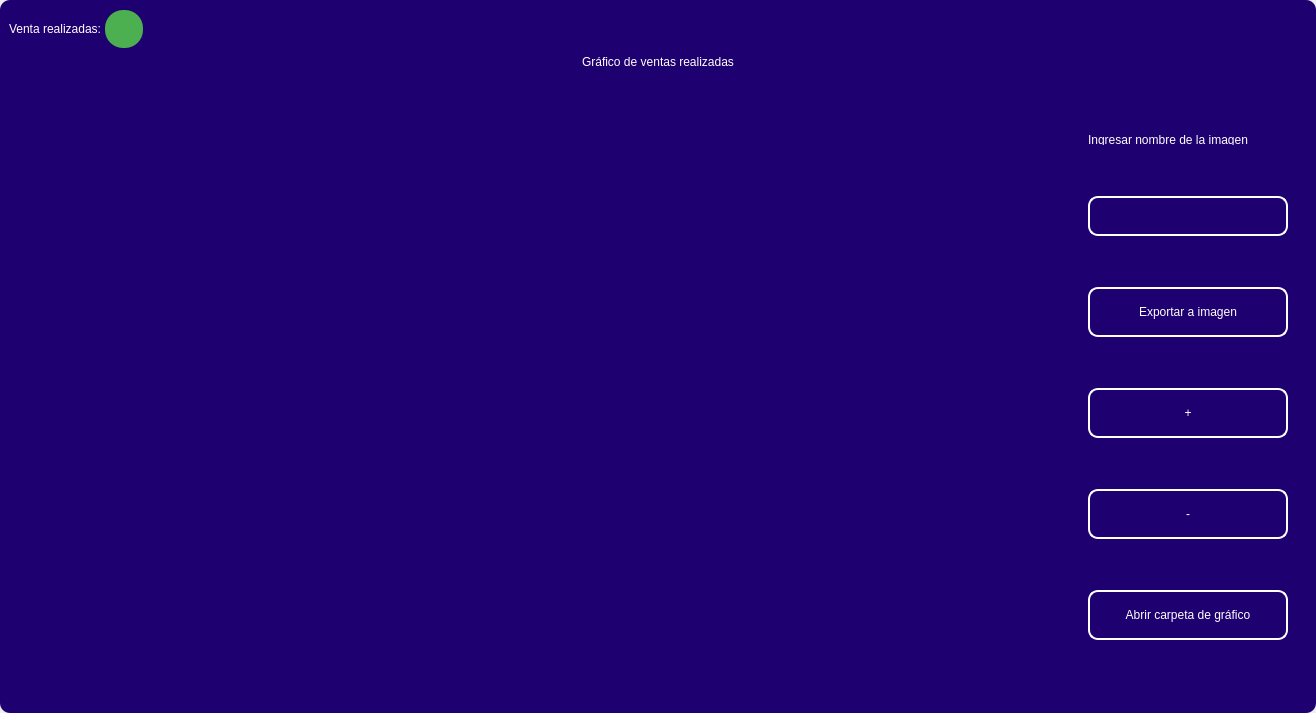
<?xml version="1.0" encoding="UTF-8"?>
<ui version="4.0">
 <class>MainWindow</class>
 <widget class="QMainWindow" name="MainWindow">
  <property name="geometry">
   <rect>
    <x>0</x>
    <y>0</y>
    <width>1316</width>
    <height>713</height>
   </rect>
  </property>
  <property name="windowTitle">
   <string>MainWindow</string>
  </property>
  <property name="styleSheet">
   <string notr="true"/>
  </property>
  <widget class="QWidget" name="centralwidget">
   <property name="styleSheet">
    <string notr="true"/>
   </property>
   <layout class="QVBoxLayout" name="verticalLayout">
    <property name="spacing">
     <number>0</number>
    </property>
    <property name="leftMargin">
     <number>0</number>
    </property>
    <property name="topMargin">
     <number>0</number>
    </property>
    <property name="rightMargin">
     <number>0</number>
    </property>
    <property name="bottomMargin">
     <number>0</number>
    </property>
    <item>
     <widget class="QFrame" name="frame">
      <property name="enabled">
       <bool>true</bool>
      </property>
      <property name="styleSheet">
       <string notr="true">
QFrame {
border-radius:10px;
background-color:#1E0070;
 }
</string>
      </property>
      <property name="frameShape">
       <enum>QFrame::StyledPanel</enum>
      </property>
      <property name="frameShadow">
       <enum>QFrame::Raised</enum>
      </property>
      <layout class="QVBoxLayout" name="verticalLayout_2">
       <item>
        <widget class="QFrame" name="frame_superior">
         <property name="minimumSize">
          <size>
           <width>0</width>
           <height>40</height>
          </size>
         </property>
         <property name="maximumSize">
          <size>
           <width>16777215</width>
           <height>40</height>
          </size>
         </property>
         <property name="styleSheet">
          <string notr="true">QPushButton{
border-radius:18px;
}

QPushButton:hover{
	background-color: rgb(0, 0, 0);
}
</string>
         </property>
         <property name="frameShape">
          <enum>QFrame::StyledPanel</enum>
         </property>
         <property name="frameShadow">
          <enum>QFrame::Raised</enum>
         </property>
         <layout class="QHBoxLayout" name="horizontalLayout_3">
          <property name="spacing">
           <number>4</number>
          </property>
          <property name="leftMargin">
           <number>0</number>
          </property>
          <property name="topMargin">
           <number>0</number>
          </property>
          <property name="rightMargin">
           <number>0</number>
          </property>
          <property name="bottomMargin">
           <number>0</number>
          </property>
          <item>
           <widget class="QLabel" name="label_3">
            <property name="styleSheet">
             <string notr="true">color: rgb(255, 255, 255);
font: 15pt &quot;MS Shell Dlg 2&quot;;</string>
            </property>
            <property name="text">
             <string>Venta realizadas:</string>
            </property>
           </widget>
          </item>
          <item>
           <widget class="QPushButton" name="btn_exit_2">
            <property name="minimumSize">
             <size>
              <width>38</width>
              <height>38</height>
             </size>
            </property>
            <property name="maximumSize">
             <size>
              <width>38</width>
              <height>38</height>
             </size>
            </property>
            <property name="cursor">
             <cursorShape>ArrowCursor</cursorShape>
            </property>
            <property name="styleSheet">
             <string notr="true">background-color: #4CAF50;</string>
            </property>
            <property name="text">
             <string/>
            </property>
            <property name="iconSize">
             <size>
              <width>35</width>
              <height>35</height>
             </size>
            </property>
           </widget>
          </item>
          <item>
           <spacer name="horizontalSpacer_2">
            <property name="orientation">
             <enum>Qt::Horizontal</enum>
            </property>
            <property name="sizeHint" stdset="0">
             <size>
              <width>443</width>
              <height>20</height>
             </size>
            </property>
           </spacer>
          </item>
          <item>
           <widget class="QPushButton" name="btn_exit">
            <property name="minimumSize">
             <size>
              <width>38</width>
              <height>38</height>
             </size>
            </property>
            <property name="maximumSize">
             <size>
              <width>38</width>
              <height>38</height>
             </size>
            </property>
            <property name="cursor">
             <cursorShape>PointingHandCursor</cursorShape>
            </property>
            <property name="text">
             <string/>
            </property>
            <property name="iconSize">
             <size>
              <width>35</width>
              <height>35</height>
             </size>
            </property>
           </widget>
          </item>
          <item>
           <widget class="QPushButton" name="bt_minimizar">
            <property name="minimumSize">
             <size>
              <width>38</width>
              <height>38</height>
             </size>
            </property>
            <property name="maximumSize">
             <size>
              <width>38</width>
              <height>38</height>
             </size>
            </property>
            <property name="cursor">
             <cursorShape>PointingHandCursor</cursorShape>
            </property>
            <property name="text">
             <string/>
            </property>
            <property name="icon">
             <iconset>
              <normaloff>image/minus.svg</normaloff>image/minus.svg</iconset>
            </property>
            <property name="iconSize">
             <size>
              <width>38</width>
              <height>38</height>
             </size>
            </property>
           </widget>
          </item>
          <item>
           <widget class="QPushButton" name="bt_maximizar">
            <property name="minimumSize">
             <size>
              <width>38</width>
              <height>38</height>
             </size>
            </property>
            <property name="maximumSize">
             <size>
              <width>38</width>
              <height>38</height>
             </size>
            </property>
            <property name="cursor">
             <cursorShape>PointingHandCursor</cursorShape>
            </property>
            <property name="text">
             <string/>
            </property>
            <property name="icon">
             <iconset>
              <normaloff>image/chevron-up.svg</normaloff>image/chevron-up.svg</iconset>
            </property>
            <property name="iconSize">
             <size>
              <width>38</width>
              <height>38</height>
             </size>
            </property>
           </widget>
          </item>
          <item>
           <widget class="QPushButton" name="bt_restaurar">
            <property name="minimumSize">
             <size>
              <width>38</width>
              <height>38</height>
             </size>
            </property>
            <property name="maximumSize">
             <size>
              <width>38</width>
              <height>38</height>
             </size>
            </property>
            <property name="cursor">
             <cursorShape>PointingHandCursor</cursorShape>
            </property>
            <property name="text">
             <string/>
            </property>
            <property name="icon">
             <iconset>
              <normaloff>image/chevron-down.svg</normaloff>image/chevron-down.svg</iconset>
            </property>
            <property name="iconSize">
             <size>
              <width>38</width>
              <height>38</height>
             </size>
            </property>
           </widget>
          </item>
          <item>
           <widget class="QPushButton" name="bt_cerrar">
            <property name="minimumSize">
             <size>
              <width>38</width>
              <height>38</height>
             </size>
            </property>
            <property name="maximumSize">
             <size>
              <width>38</width>
              <height>38</height>
             </size>
            </property>
            <property name="cursor">
             <cursorShape>PointingHandCursor</cursorShape>
            </property>
            <property name="text">
             <string/>
            </property>
            <property name="icon">
             <iconset>
              <normaloff>image/x.svg</normaloff>image/x.svg</iconset>
            </property>
            <property name="iconSize">
             <size>
              <width>38</width>
              <height>38</height>
             </size>
            </property>
           </widget>
          </item>
         </layout>
        </widget>
       </item>
       <item>
        <widget class="QLabel" name="label">
         <property name="styleSheet">
          <string notr="true">font: 30pt &quot;MS Shell Dlg 2&quot;;
color: rgb(255, 255, 255);</string>
         </property>
         <property name="text">
          <string>Gráfico de ventas realizadas</string>
         </property>
         <property name="alignment">
          <set>Qt::AlignCenter</set>
         </property>
        </widget>
       </item>
       <item>
        <widget class="QFrame" name="frame_3">
         <property name="minimumSize">
          <size>
           <width>0</width>
           <height>0</height>
          </size>
         </property>
         <property name="frameShape">
          <enum>QFrame::StyledPanel</enum>
         </property>
         <property name="frameShadow">
          <enum>QFrame::Raised</enum>
         </property>
         <layout class="QHBoxLayout" name="horizontalLayout_4">
          <property name="leftMargin">
           <number>9</number>
          </property>
          <property name="topMargin">
           <number>9</number>
          </property>
          <property name="rightMargin">
           <number>9</number>
          </property>
          <item>
           <widget class="QGraphicsView" name="graphics_view">
            <property name="dragMode">
             <enum>QGraphicsView::NoDrag</enum>
            </property>
            <property name="transformationAnchor">
             <enum>QGraphicsView::NoAnchor</enum>
            </property>
           </widget>
          </item>
          <item>
           <layout class="QVBoxLayout" name="verticalLayout_4">
            <property name="spacing">
             <number>10</number>
            </property>
            <property name="sizeConstraint">
             <enum>QLayout::SetDefaultConstraint</enum>
            </property>
            <property name="leftMargin">
             <number>10</number>
            </property>
            <property name="topMargin">
             <number>10</number>
            </property>
            <property name="rightMargin">
             <number>10</number>
            </property>
            <property name="bottomMargin">
             <number>10</number>
            </property>
            <item>
             <widget class="QLabel" name="label_2">
              <property name="minimumSize">
               <size>
                <width>10</width>
                <height>10</height>
               </size>
              </property>
              <property name="maximumSize">
               <size>
                <width>500</width>
                <height>10</height>
               </size>
              </property>
              <property name="styleSheet">
               <string notr="true">color: rgb(255, 255, 255);
font: 10pt &quot;MS Shell Dlg 2&quot;;</string>
              </property>
              <property name="text">
               <string>Ingresar nombre de la imagen</string>
              </property>
             </widget>
            </item>
            <item>
             <widget class="QLineEdit" name="name_imagetxt">
              <property name="sizePolicy">
               <sizepolicy hsizetype="Fixed" vsizetype="Fixed">
                <horstretch>0</horstretch>
                <verstretch>0</verstretch>
               </sizepolicy>
              </property>
              <property name="minimumSize">
               <size>
                <width>200</width>
                <height>35</height>
               </size>
              </property>
              <property name="maximumSize">
               <size>
                <width>150</width>
                <height>40</height>
               </size>
              </property>
              <property name="styleSheet">
               <string notr="true">QLabel {
	color: rgb(255, 255, 254);
	font: 12pt &quot;Arial&quot;;
	background-color: rgba(0, 0, 0,0);
}

QTextEdit{
background-color: rgba(0, 0, 0,0);
border-radius:10px; 
font: 12pt &quot;Arial&quot;;
color: rgb(255, 255, 254);
border: 2px solid  rgb(255, 255, 255);

}

QTextEdit:hover{
background-color: rgba(0, 0, 0,0);
border-radius:10px; 
font: 12pt &quot;Arial&quot;;
border: 2px solid  rgb(120, 0, 171);
}

QTextEdit:focus{
background-color: rgb(0, 0, 0);
border-radius:10px; 
font: 12pt &quot;Arial&quot;;
border: 2px solid rgb(120, 0, 171);
}

QLineEdit{
background-color: rgba(0, 0, 0,0);
border-radius:10px; 
font: 12pt &quot;Arial&quot;;
color: rgb(255, 255, 254);
border: 2px solid  rgb(255, 255, 255);

}

QLineEdit:hover{
background-color: rgba(0, 0, 0,0);
border-radius:10px; 
font: 12pt &quot;Arial&quot;;
border: 2px solid  rgb(120, 0, 171);
}

QLineEdit:focus{
background-color: rgb(0, 0, 0);
border-radius:10px; 
font: 12pt &quot;Arial&quot;;
border: 2px solid rgb(120, 0, 171);
}

QCheckBox{
	font: 12pt &quot;Arial&quot;;
	color: rgb(255, 255, 255);
}

QCheckBox::indicator {
    width: 18px;
    height:18px;
}

QCheckBox::indicator:unchecked {
   background-image: url(image/square.svg);
}

QCheckBox::indicator:checked {
   background-image: url(image/check-square.svg);
}

QPushButton{
border-radius:10px; 
font: 12pt &quot;Arial&quot;;
color: rgb(255, 255, 254);
border: 2px solid #ffffff;
}

QPushButton:hover{
border-radius:10px; 
font: 12pt &quot;Arial&quot;;
color: rgb(255, 255, 255);
border: 2px solid rgb(120, 0, 171);
	background-color: rgb(120, 0, 171);
}
</string>
              </property>
              <property name="alignment">
               <set>Qt::AlignLeading|Qt::AlignLeft|Qt::AlignVCenter</set>
              </property>
             </widget>
            </item>
            <item>
             <widget class="QPushButton" name="btn_export_image">
              <property name="minimumSize">
               <size>
                <width>50</width>
                <height>40</height>
               </size>
              </property>
              <property name="maximumSize">
               <size>
                <width>300</width>
                <height>50</height>
               </size>
              </property>
              <property name="cursor">
               <cursorShape>PointingHandCursor</cursorShape>
              </property>
              <property name="styleSheet">
               <string notr="true">QPushButton{
border-radius:10px; 
font: 12pt &quot;Arial&quot;;
color: rgb(255, 255, 254);
border: 2px solid #ffffff;
}

QPushButton:hover{
border-radius:10px; 
font: 12pt &quot;Arial&quot;;
color: rgb(255, 255, 255);
border: 2px solid rgb(120, 0, 171);
	background-color: rgb(120, 0, 171);
}</string>
              </property>
              <property name="text">
               <string>Exportar a imagen</string>
              </property>
              <property name="iconSize">
               <size>
                <width>35</width>
                <height>35</height>
               </size>
              </property>
             </widget>
            </item>
            <item>
             <widget class="QPushButton" name="zoom_in_button">
              <property name="minimumSize">
               <size>
                <width>0</width>
                <height>40</height>
               </size>
              </property>
              <property name="maximumSize">
               <size>
                <width>300</width>
                <height>50</height>
               </size>
              </property>
              <property name="cursor">
               <cursorShape>PointingHandCursor</cursorShape>
              </property>
              <property name="styleSheet">
               <string notr="true">QPushButton{
border-radius:10px; 
font: 20pt &quot;Arial&quot;;
color: rgb(255, 255, 254);
border: 2px solid #ffffff;
}

QPushButton:hover{
border-radius:10px; 
font: 12pt &quot;Arial&quot;;
color: rgb(255, 255, 255);
border: 2px solid rgb(120, 0, 171);
	background-color: rgb(120, 0, 171);
}</string>
              </property>
              <property name="text">
               <string>+</string>
              </property>
              <property name="iconSize">
               <size>
                <width>35</width>
                <height>35</height>
               </size>
              </property>
             </widget>
            </item>
            <item>
             <widget class="QPushButton" name="zoom_out_button">
              <property name="minimumSize">
               <size>
                <width>0</width>
                <height>40</height>
               </size>
              </property>
              <property name="maximumSize">
               <size>
                <width>300</width>
                <height>50</height>
               </size>
              </property>
              <property name="cursor">
               <cursorShape>PointingHandCursor</cursorShape>
              </property>
              <property name="styleSheet">
               <string notr="true">QPushButton{
border-radius:10px; 
font: 20pt &quot;Arial&quot;;
color: rgb(255, 255, 254);
border: 2px solid #ffffff;
}

QPushButton:hover{
border-radius:10px; 
font: 12pt &quot;Arial&quot;;
color: rgb(255, 255, 255);
border: 2px solid rgb(120, 0, 171);
	background-color: rgb(120, 0, 171);
}</string>
              </property>
              <property name="text">
               <string>-</string>
              </property>
              <property name="iconSize">
               <size>
                <width>35</width>
                <height>35</height>
               </size>
              </property>
             </widget>
            </item>
            <item>
             <widget class="QPushButton" name="open_explore_file">
              <property name="minimumSize">
               <size>
                <width>0</width>
                <height>40</height>
               </size>
              </property>
              <property name="maximumSize">
               <size>
                <width>300</width>
                <height>50</height>
               </size>
              </property>
              <property name="cursor">
               <cursorShape>PointingHandCursor</cursorShape>
              </property>
              <property name="styleSheet">
               <string notr="true">QPushButton{
border-radius:10px; 
font: 12pt &quot;Arial&quot;;
color: rgb(255, 255, 254);
border: 2px solid #ffffff;
}

QPushButton:hover{
border-radius:10px; 
font: 12pt &quot;Arial&quot;;
color: rgb(255, 255, 255);
border: 2px solid rgb(120, 0, 171);
	background-color: rgb(120, 0, 171);
}</string>
              </property>
              <property name="text">
               <string>Abrir carpeta de gráfico</string>
              </property>
              <property name="iconSize">
               <size>
                <width>35</width>
                <height>35</height>
               </size>
              </property>
             </widget>
            </item>
           </layout>
          </item>
         </layout>
        </widget>
       </item>
      </layout>
     </widget>
    </item>
   </layout>
  </widget>
 </widget>
 <resources/>
 <connections/>
</ui>
